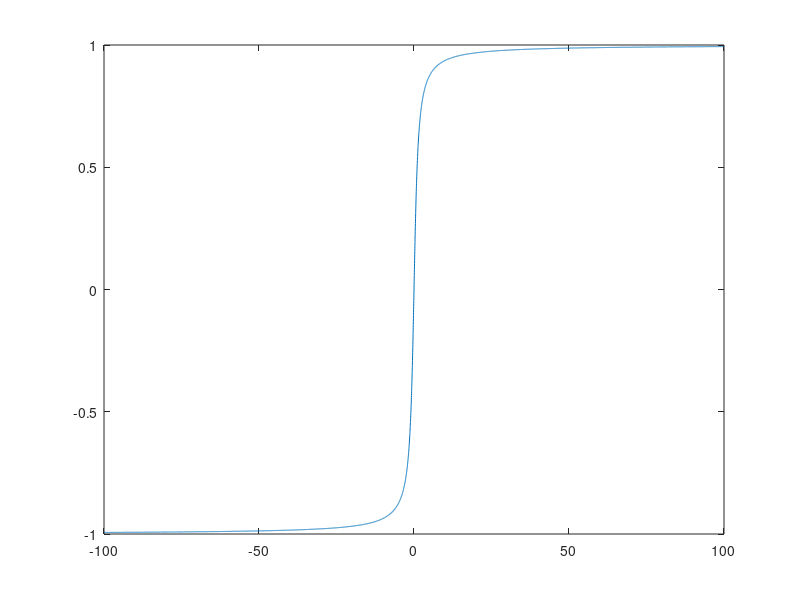
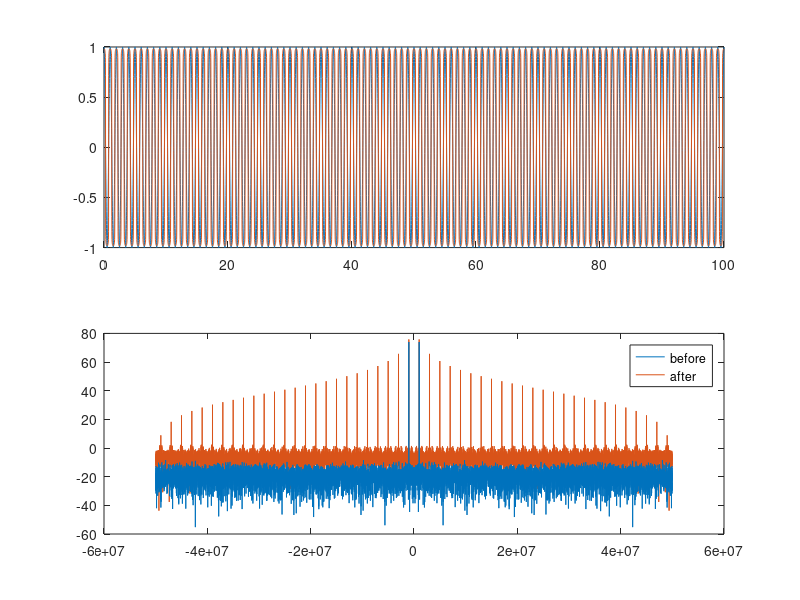

Write MATLAB code to recreate these figures, in order.
close all; clear all; clc

Fs = 100e6; dt = 1/Fs;

RF = 1e6;
P_carrier_W = 1;
dur = 100e-6;

% dBc == decibels relative to carrier power
phs_noise_psd_dBc_Hz = -55 % dBc / Hz

t = [0:dt:dur-dt];
N = length(t);

%==========================================================================
% PHASE NOISE
%==========================================================================
phs_noise_pwr = P_carrier_W * 10^(phs_noise_psd_dBc_Hz / 10);
% phs_noise = sqrt(phs_noise_pwr) * 0.5 * (randn(1,N) + 1i*randn(1,N));
phs_noise = sqrt(phs_noise_pwr) * randn(1,N);

%==========================================================================
% NONLINEAR AMPLIFIER TRANSFER CURVE
%==========================================================================
asymm = 0.0;
amp_transfer_input = linspace(-100,100,10000);
amp_transfer_output = atan2d((amp_transfer_input+asymm),1) / 90;

figure; plot(amp_transfer_input,amp_transfer_output)

%==========================================================================
% DEFINE AMPLIFIER
%==========================================================================
preamp_gain_dBV = 15;
preamp_gain_V = 10^(preamp_gain_dBV/10);

%==========================================================================
% GENERATE SIGNALS
%==========================================================================
osc_before_amp = real(exp(1i*2*pi*RF.*t + 1i*phs_noise));
osc_after_amp  = interp1(amp_transfer_input,amp_transfer_output, preamp_gain_V * osc_before_amp);

%==========================================================================
% COMPUTE SPECTRUMS
%==========================================================================
df = 1/dur;
frq = [-Fs/2:df:(Fs/2-df)];
fosc_before_amp = fftshift(fft(osc_before_amp));
fosc_after_amp  = fftshift(fft(osc_after_amp));

%==========================================================================
% PLOT
%==========================================================================
if(~exist('hfig'))
    hfig = figure;
end
subplot(2,1,1);
plot(t*1e6,osc_before_amp)
hold on;
plot(t*1e6,osc_after_amp)
hold off;

colors = lines(2);
subplot(2,1,2);
hp(1) = plot(frq, 20*log10(abs(fosc_after_amp)),'color',colors(2,:));
hold on;
hp(2) = plot(frq, 20*log10(abs(fosc_before_amp)),'color',colors(1,:));
hold off;
hp = fliplr(hp);
set(gca,'children',hp)
legend(hp,'before','after')





